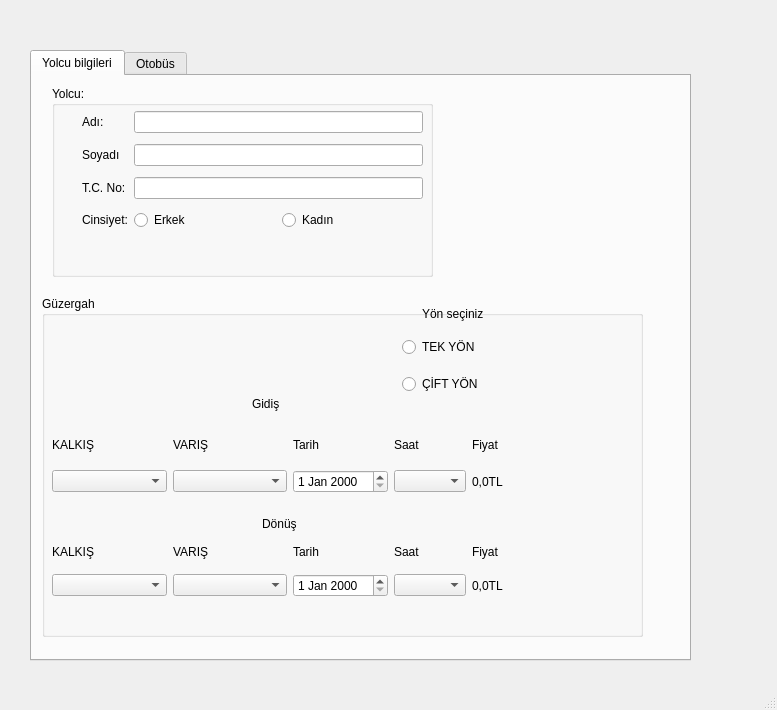
<?xml version="1.0" encoding="UTF-8"?>
<ui version="4.0">
 <class>MainWindow</class>
 <widget class="QMainWindow" name="MainWindow">
  <property name="geometry">
   <rect>
    <x>0</x>
    <y>0</y>
    <width>777</width>
    <height>710</height>
   </rect>
  </property>
  <property name="windowTitle">
   <string>MainWindow</string>
  </property>
  <widget class="QWidget" name="centralwidget">
   <widget class="QTabWidget" name="tabWidget">
    <property name="geometry">
     <rect>
      <x>30</x>
      <y>50</y>
      <width>661</width>
      <height>611</height>
     </rect>
    </property>
    <property name="currentIndex">
     <number>0</number>
    </property>
    <widget class="QWidget" name="Yolcubilgileri">
     <attribute name="title">
      <string>Yolcu bilgileri</string>
     </attribute>
     <widget class="QGroupBox" name="groupBox">
      <property name="geometry">
       <rect>
        <x>10</x>
        <y>220</y>
        <width>601</width>
        <height>341</height>
       </rect>
      </property>
      <property name="title">
       <string>Güzergah</string>
      </property>
      <widget class="QWidget" name="gridLayoutWidget">
       <property name="geometry">
        <rect>
         <x>10</x>
         <y>130</y>
         <width>451</width>
         <height>81</height>
        </rect>
       </property>
       <layout class="QGridLayout" name="gridLayout">
        <item row="0" column="0">
         <widget class="QLabel" name="label">
          <property name="sizePolicy">
           <sizepolicy hsizetype="Expanding" vsizetype="Preferred">
            <horstretch>0</horstretch>
            <verstretch>0</verstretch>
           </sizepolicy>
          </property>
          <property name="text">
           <string>KALKIŞ</string>
          </property>
         </widget>
        </item>
        <item row="1" column="0">
         <widget class="QComboBox" name="cbgidiskalkis">
          <property name="sizePolicy">
           <sizepolicy hsizetype="Expanding" vsizetype="Fixed">
            <horstretch>0</horstretch>
            <verstretch>0</verstretch>
           </sizepolicy>
          </property>
         </widget>
        </item>
        <item row="1" column="3">
         <widget class="QComboBox" name="cbgidissaat"/>
        </item>
        <item row="0" column="1">
         <widget class="QLabel" name="label_2">
          <property name="sizePolicy">
           <sizepolicy hsizetype="Fixed" vsizetype="Fixed">
            <horstretch>0</horstretch>
            <verstretch>0</verstretch>
           </sizepolicy>
          </property>
          <property name="text">
           <string>VARIŞ</string>
          </property>
         </widget>
        </item>
        <item row="1" column="2">
         <widget class="QDateEdit" name="gidisdateEdit"/>
        </item>
        <item row="1" column="1">
         <widget class="QComboBox" name="cbgidisvaris">
          <property name="sizePolicy">
           <sizepolicy hsizetype="Expanding" vsizetype="Fixed">
            <horstretch>0</horstretch>
            <verstretch>0</verstretch>
           </sizepolicy>
          </property>
         </widget>
        </item>
        <item row="0" column="3">
         <widget class="QLabel" name="label_10">
          <property name="text">
           <string>Saat</string>
          </property>
         </widget>
        </item>
        <item row="0" column="2">
         <widget class="QLabel" name="label_9">
          <property name="text">
           <string>Tarih</string>
          </property>
         </widget>
        </item>
        <item row="0" column="4">
         <widget class="QLabel" name="label_16">
          <property name="text">
           <string>Fiyat</string>
          </property>
         </widget>
        </item>
        <item row="1" column="4">
         <widget class="QLabel" name="label_19">
          <property name="text">
           <string>0,0TL</string>
          </property>
         </widget>
        </item>
       </layout>
      </widget>
      <widget class="QWidget" name="gridLayoutWidget_2">
       <property name="geometry">
        <rect>
         <x>10</x>
         <y>240</y>
         <width>451</width>
         <height>71</height>
        </rect>
       </property>
       <layout class="QGridLayout" name="gridLayout_2">
        <item row="0" column="0">
         <widget class="QLabel" name="label_4">
          <property name="sizePolicy">
           <sizepolicy hsizetype="Fixed" vsizetype="Preferred">
            <horstretch>0</horstretch>
            <verstretch>0</verstretch>
           </sizepolicy>
          </property>
          <property name="text">
           <string>KALKIŞ</string>
          </property>
         </widget>
        </item>
        <item row="1" column="1">
         <widget class="QComboBox" name="cbdonusvaris">
          <property name="sizePolicy">
           <sizepolicy hsizetype="Expanding" vsizetype="Fixed">
            <horstretch>0</horstretch>
            <verstretch>0</verstretch>
           </sizepolicy>
          </property>
         </widget>
        </item>
        <item row="0" column="3">
         <widget class="QLabel" name="label_12">
          <property name="text">
           <string>Saat</string>
          </property>
         </widget>
        </item>
        <item row="1" column="2">
         <widget class="QDateEdit" name="dateEditdonus"/>
        </item>
        <item row="0" column="1">
         <widget class="QLabel" name="label_3">
          <property name="sizePolicy">
           <sizepolicy hsizetype="Fixed" vsizetype="Fixed">
            <horstretch>0</horstretch>
            <verstretch>0</verstretch>
           </sizepolicy>
          </property>
          <property name="text">
           <string>VARIŞ</string>
          </property>
         </widget>
        </item>
        <item row="1" column="3">
         <widget class="QComboBox" name="cbdonussaat"/>
        </item>
        <item row="0" column="2">
         <widget class="QLabel" name="label_11">
          <property name="text">
           <string>Tarih</string>
          </property>
         </widget>
        </item>
        <item row="1" column="0">
         <widget class="QComboBox" name="cbdonuskalks">
          <property name="sizePolicy">
           <sizepolicy hsizetype="Expanding" vsizetype="Fixed">
            <horstretch>0</horstretch>
            <verstretch>0</verstretch>
           </sizepolicy>
          </property>
         </widget>
        </item>
        <item row="0" column="4">
         <widget class="QLabel" name="label_17">
          <property name="text">
           <string>Fiyat</string>
          </property>
         </widget>
        </item>
        <item row="1" column="4">
         <widget class="QLabel" name="label_18">
          <property name="text">
           <string>0,0TL</string>
          </property>
         </widget>
        </item>
       </layout>
      </widget>
      <widget class="QLabel" name="label_13">
       <property name="geometry">
        <rect>
         <x>210</x>
         <y>100</y>
         <width>55</width>
         <height>16</height>
        </rect>
       </property>
       <property name="text">
        <string>Gidiş</string>
       </property>
      </widget>
      <widget class="QLabel" name="label_14">
       <property name="geometry">
        <rect>
         <x>220</x>
         <y>220</y>
         <width>55</width>
         <height>16</height>
        </rect>
       </property>
       <property name="text">
        <string>Dönüş</string>
       </property>
      </widget>
      <widget class="QWidget" name="verticalLayoutWidget">
       <property name="geometry">
        <rect>
         <x>360</x>
         <y>30</y>
         <width>101</width>
         <height>81</height>
        </rect>
       </property>
       <layout class="QVBoxLayout" name="verticalLayout">
        <item>
         <widget class="QRadioButton" name="rdbtntekyon">
          <property name="text">
           <string>TEK YÖN</string>
          </property>
         </widget>
        </item>
        <item>
         <widget class="QRadioButton" name="rdbtnciftyon">
          <property name="text">
           <string>ÇİFT YÖN</string>
          </property>
         </widget>
        </item>
       </layout>
      </widget>
      <widget class="QLabel" name="label_15">
       <property name="geometry">
        <rect>
         <x>380</x>
         <y>10</y>
         <width>71</width>
         <height>16</height>
        </rect>
       </property>
       <property name="text">
        <string>Yön seçiniz</string>
       </property>
      </widget>
     </widget>
     <widget class="QWidget" name="gridLayoutWidget_3">
      <property name="geometry">
       <rect>
        <x>50</x>
        <y>30</y>
        <width>341</width>
        <height>131</height>
       </rect>
      </property>
      <layout class="QGridLayout" name="gridLayout_3">
       <item row="0" column="1">
        <widget class="QLineEdit" name="txtyolcuadi"/>
       </item>
       <item row="2" column="1">
        <widget class="QLineEdit" name="txtyolcutc"/>
       </item>
       <item row="1" column="0">
        <widget class="QLabel" name="label_6">
         <property name="text">
          <string>Soyadı</string>
         </property>
        </widget>
       </item>
       <item row="0" column="0">
        <widget class="QLabel" name="label_5">
         <property name="text">
          <string>Adı:</string>
         </property>
        </widget>
       </item>
       <item row="1" column="1">
        <widget class="QLineEdit" name="txtyolcusoyadi"/>
       </item>
       <item row="2" column="0">
        <widget class="QLabel" name="label_7">
         <property name="text">
          <string>T.C. No:</string>
         </property>
        </widget>
       </item>
       <item row="3" column="0">
        <widget class="QLabel" name="label_8">
         <property name="text">
          <string>Cinsiyet:</string>
         </property>
        </widget>
       </item>
       <item row="3" column="1">
        <layout class="QHBoxLayout" name="horizontalLayout">
         <item>
          <widget class="QRadioButton" name="rdbtnerkek">
           <property name="text">
            <string>Erkek</string>
           </property>
          </widget>
         </item>
         <item>
          <widget class="QRadioButton" name="rdbtnkadin">
           <property name="text">
            <string>Kadın</string>
           </property>
          </widget>
         </item>
        </layout>
       </item>
      </layout>
     </widget>
     <widget class="QGroupBox" name="groupBox_2">
      <property name="geometry">
       <rect>
        <x>20</x>
        <y>10</y>
        <width>381</width>
        <height>191</height>
       </rect>
      </property>
      <property name="title">
       <string>Yolcu:</string>
      </property>
     </widget>
     <zorder>groupBox_2</zorder>
     <zorder>groupBox</zorder>
     <zorder>gridLayoutWidget_3</zorder>
    </widget>
    <widget class="QWidget" name="Otobus">
     <attribute name="title">
      <string>Otobüs</string>
     </attribute>
     <widget class="QWidget" name="gridLayoutWidget_4">
      <property name="geometry">
       <rect>
        <x>40</x>
        <y>40</y>
        <width>141</width>
        <height>481</height>
       </rect>
      </property>
      <layout class="QGridLayout" name="gridLayout_4">
       <item row="9" column="0">
        <widget class="QCheckBox" name="cbox37">
         <property name="text">
          <string>37</string>
         </property>
        </widget>
       </item>
       <item row="2" column="0">
        <widget class="QCheckBox" name="cbox9">
         <property name="text">
          <string>9</string>
         </property>
        </widget>
       </item>
       <item row="1" column="0">
        <widget class="QCheckBox" name="cbox5">
         <property name="text">
          <string>5</string>
         </property>
        </widget>
       </item>
       <item row="5" column="0">
        <widget class="QCheckBox" name="cbox21">
         <property name="text">
          <string>21</string>
         </property>
        </widget>
       </item>
       <item row="4" column="0">
        <widget class="QCheckBox" name="cbox17">
         <property name="text">
          <string>17</string>
         </property>
        </widget>
       </item>
       <item row="3" column="0">
        <widget class="QCheckBox" name="cbox13">
         <property name="text">
          <string>13</string>
         </property>
        </widget>
       </item>
       <item row="9" column="1">
        <widget class="QCheckBox" name="cbox38">
         <property name="text">
          <string>38</string>
         </property>
        </widget>
       </item>
       <item row="7" column="0">
        <widget class="QCheckBox" name="cbox29">
         <property name="text">
          <string>29</string>
         </property>
        </widget>
       </item>
       <item row="6" column="0">
        <widget class="QCheckBox" name="cbox25">
         <property name="text">
          <string>25</string>
         </property>
        </widget>
       </item>
       <item row="8" column="1">
        <widget class="QCheckBox" name="cbox34">
         <property name="text">
          <string>34</string>
         </property>
        </widget>
       </item>
       <item row="8" column="0">
        <widget class="QCheckBox" name="cbox33">
         <property name="text">
          <string>33</string>
         </property>
        </widget>
       </item>
       <item row="0" column="0">
        <widget class="QCheckBox" name="cbox1">
         <property name="text">
          <string>1</string>
         </property>
        </widget>
       </item>
       <item row="0" column="1">
        <widget class="QCheckBox" name="cbox2">
         <property name="text">
          <string>2</string>
         </property>
        </widget>
       </item>
       <item row="1" column="1">
        <widget class="QCheckBox" name="cbox6">
         <property name="text">
          <string>6</string>
         </property>
        </widget>
       </item>
       <item row="2" column="1">
        <widget class="QCheckBox" name="cbox10">
         <property name="text">
          <string>10</string>
         </property>
        </widget>
       </item>
       <item row="3" column="1">
        <widget class="QCheckBox" name="cbox14">
         <property name="text">
          <string>14</string>
         </property>
        </widget>
       </item>
       <item row="4" column="1">
        <widget class="QCheckBox" name="cbox18">
         <property name="text">
          <string>18</string>
         </property>
        </widget>
       </item>
       <item row="5" column="1">
        <widget class="QCheckBox" name="cbox22">
         <property name="text">
          <string>22</string>
         </property>
        </widget>
       </item>
       <item row="6" column="1">
        <widget class="QCheckBox" name="cbox26">
         <property name="text">
          <string>26</string>
         </property>
        </widget>
       </item>
       <item row="7" column="1">
        <widget class="QCheckBox" name="cbox30">
         <property name="text">
          <string>30</string>
         </property>
        </widget>
       </item>
      </layout>
     </widget>
     <widget class="QWidget" name="gridLayoutWidget_5">
      <property name="geometry">
       <rect>
        <x>320</x>
        <y>40</y>
        <width>151</width>
        <height>481</height>
       </rect>
      </property>
      <layout class="QGridLayout" name="gridLayout_5">
       <item row="9" column="0">
        <widget class="QCheckBox" name="cbox39">
         <property name="text">
          <string>39</string>
         </property>
        </widget>
       </item>
       <item row="2" column="0">
        <widget class="QCheckBox" name="cbox11">
         <property name="text">
          <string>11</string>
         </property>
        </widget>
       </item>
       <item row="1" column="0">
        <widget class="QCheckBox" name="cbox7">
         <property name="text">
          <string>7</string>
         </property>
        </widget>
       </item>
       <item row="5" column="0">
        <widget class="QCheckBox" name="cbox23">
         <property name="text">
          <string>23</string>
         </property>
        </widget>
       </item>
       <item row="4" column="0">
        <widget class="QCheckBox" name="cbox19">
         <property name="text">
          <string>19</string>
         </property>
        </widget>
       </item>
       <item row="3" column="0">
        <widget class="QCheckBox" name="cbox15">
         <property name="text">
          <string>15</string>
         </property>
        </widget>
       </item>
       <item row="9" column="1">
        <widget class="QCheckBox" name="cbox40">
         <property name="text">
          <string>40</string>
         </property>
        </widget>
       </item>
       <item row="7" column="0">
        <widget class="QCheckBox" name="cbox31">
         <property name="text">
          <string>31</string>
         </property>
        </widget>
       </item>
       <item row="6" column="0">
        <widget class="QCheckBox" name="cbox27">
         <property name="text">
          <string>27</string>
         </property>
        </widget>
       </item>
       <item row="8" column="1">
        <widget class="QCheckBox" name="cbox36">
         <property name="text">
          <string>36</string>
         </property>
        </widget>
       </item>
       <item row="8" column="0">
        <widget class="QCheckBox" name="cbox35">
         <property name="text">
          <string>35</string>
         </property>
        </widget>
       </item>
       <item row="0" column="0">
        <widget class="QCheckBox" name="cbox3">
         <property name="text">
          <string>3</string>
         </property>
        </widget>
       </item>
       <item row="0" column="1">
        <widget class="QCheckBox" name="cbox4">
         <property name="text">
          <string>4</string>
         </property>
        </widget>
       </item>
       <item row="1" column="1">
        <widget class="QCheckBox" name="cbox8">
         <property name="text">
          <string>8</string>
         </property>
        </widget>
       </item>
       <item row="2" column="1">
        <widget class="QCheckBox" name="cbox12">
         <property name="text">
          <string>12</string>
         </property>
        </widget>
       </item>
       <item row="3" column="1">
        <widget class="QCheckBox" name="cbox16">
         <property name="text">
          <string>16</string>
         </property>
        </widget>
       </item>
       <item row="4" column="1">
        <widget class="QCheckBox" name="cbox20">
         <property name="text">
          <string>20</string>
         </property>
        </widget>
       </item>
       <item row="5" column="1">
        <widget class="QCheckBox" name="cbox24">
         <property name="text">
          <string>24</string>
         </property>
        </widget>
       </item>
       <item row="6" column="1">
        <widget class="QCheckBox" name="cbox28">
         <property name="text">
          <string>28</string>
         </property>
        </widget>
       </item>
       <item row="7" column="1">
        <widget class="QCheckBox" name="cbox32">
         <property name="text">
          <string>32</string>
         </property>
        </widget>
       </item>
      </layout>
     </widget>
     <widget class="QGroupBox" name="groupBox_3">
      <property name="geometry">
       <rect>
        <x>20</x>
        <y>10</y>
        <width>501</width>
        <height>531</height>
       </rect>
      </property>
      <property name="title">
       <string>Otobüs koltuk yerleşimi</string>
      </property>
      <widget class="QPushButton" name="btnkaydet">
       <property name="geometry">
        <rect>
         <x>180</x>
         <y>500</y>
         <width>93</width>
         <height>28</height>
        </rect>
       </property>
       <property name="text">
        <string>Seçimi Kaydet</string>
       </property>
      </widget>
     </widget>
     <zorder>groupBox_3</zorder>
     <zorder>gridLayoutWidget_4</zorder>
     <zorder>gridLayoutWidget_5</zorder>
    </widget>
   </widget>
  </widget>
  <widget class="QMenuBar" name="menubar">
   <property name="geometry">
    <rect>
     <x>0</x>
     <y>0</y>
     <width>777</width>
     <height>26</height>
    </rect>
   </property>
  </widget>
  <widget class="QStatusBar" name="statusbar"/>
 </widget>
 <tabstops>
  <tabstop>tabWidget</tabstop>
  <tabstop>txtyolcuadi</tabstop>
  <tabstop>txtyolcusoyadi</tabstop>
  <tabstop>txtyolcutc</tabstop>
  <tabstop>rdbtnerkek</tabstop>
  <tabstop>rdbtnkadin</tabstop>
  <tabstop>rdbtntekyon</tabstop>
  <tabstop>rdbtnciftyon</tabstop>
  <tabstop>cbgidiskalkis</tabstop>
  <tabstop>cbgidisvaris</tabstop>
  <tabstop>gidisdateEdit</tabstop>
  <tabstop>cbgidissaat</tabstop>
  <tabstop>cbdonuskalks</tabstop>
  <tabstop>cbdonusvaris</tabstop>
  <tabstop>dateEditdonus</tabstop>
  <tabstop>cbdonussaat</tabstop>
  <tabstop>cbox1</tabstop>
  <tabstop>cbox2</tabstop>
  <tabstop>cbox3</tabstop>
  <tabstop>cbox4</tabstop>
  <tabstop>cbox5</tabstop>
  <tabstop>cbox6</tabstop>
  <tabstop>cbox7</tabstop>
  <tabstop>cbox8</tabstop>
  <tabstop>cbox9</tabstop>
  <tabstop>cbox10</tabstop>
  <tabstop>cbox11</tabstop>
  <tabstop>cbox12</tabstop>
  <tabstop>cbox13</tabstop>
  <tabstop>cbox14</tabstop>
  <tabstop>cbox15</tabstop>
  <tabstop>cbox16</tabstop>
  <tabstop>cbox17</tabstop>
  <tabstop>cbox18</tabstop>
  <tabstop>cbox19</tabstop>
  <tabstop>cbox20</tabstop>
  <tabstop>cbox21</tabstop>
  <tabstop>cbox22</tabstop>
  <tabstop>cbox23</tabstop>
  <tabstop>cbox24</tabstop>
  <tabstop>cbox25</tabstop>
  <tabstop>cbox26</tabstop>
  <tabstop>cbox27</tabstop>
  <tabstop>cbox28</tabstop>
  <tabstop>cbox29</tabstop>
  <tabstop>cbox30</tabstop>
  <tabstop>cbox31</tabstop>
  <tabstop>cbox32</tabstop>
  <tabstop>cbox33</tabstop>
  <tabstop>cbox34</tabstop>
  <tabstop>cbox35</tabstop>
  <tabstop>cbox36</tabstop>
  <tabstop>cbox37</tabstop>
  <tabstop>cbox38</tabstop>
  <tabstop>cbox39</tabstop>
  <tabstop>cbox40</tabstop>
  <tabstop>btnkaydet</tabstop>
 </tabstops>
 <resources/>
 <connections/>
</ui>
